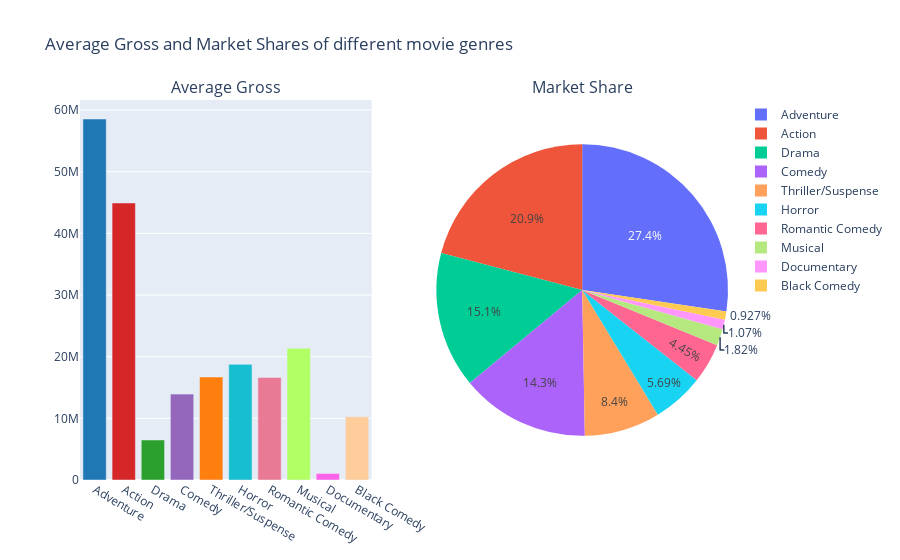

The notebook cell saved with this chart:
### Code cell
c = dict(zip(TopGenres["GENRES"].unique(), px.colors.qualitative.G10))
fig =  make_subplots(1, 2,  specs=[[{"type": "xy"},{"type": "domain"}]],subplot_titles=['Average Gross', 'Market Share'])
fig.add_trace(
go.Bar(x = TopGenres['GENRES'], y = TopGenres['AVERAGE GROSS'], showlegend = False, marker=dict(color=['#1f77b4','#d62728','#2ca02c','#9467bd','#ff7f0e','#17becf','#e97a96','#b1ff65','#ff63e9','#FFCD9B'])),1,1
)
fig.add_trace(
go.Pie(labels=TopGenres['GENRES'], values=TopGenres['MARKET SHARE']),1,2
)
fig.update_layout(title_text="Average Gross and Market Shares of different movie genres")
fig.show()

### Figure 1 — Plotly figure (JSON) as saved in the notebook; plotly's stock layout.template omitted (floating-point values rounded to 4 significant figures)
{"data": [{"marker": {"color": ["#1f77b4", "#d62728", "#2ca02c", "#9467bd", "#ff7f0e", "#17becf", "#e97a96", "#b1ff65", "#ff63e9", "#FFCD9B"]}, "showlegend": false, "type": "bar", "x": ["Adventure", "Action", "Drama", "Comedy", "Thriller/Suspense", "Horror", "Romantic Comedy", "Musical", "Documentary", "Black Comedy"], "xaxis": "x", "y": [58556748, 44936224, 6495013, 13932172, 16703374, 18757512, 16635118, 21363126, 1043277, 10260250], "yaxis": "y"}, {"domain": {"x": [0.55, 1], "y": [0, 1]}, "labels": ["Adventure", "Action", "Drama", "Comedy", "Thriller/Suspense", "Horror", "Romantic Comedy", "Musical", "Documentary", "Black Comedy"], "type": "pie", "values": [27.14, 20.75, 14.97, 14.17, 8.33, 5.65, 4.41, 1.81, 1.06, 0.92]}], "layout": {"annotations": [{"font": {"size": 16}, "showarrow": false, "text": "Average Gross", "x": 0.225, "xanchor": "center", "xref": "paper", "y": 1, "yanchor": "bottom", "yref": "paper"}, {"font": {"size": 16}, "showarrow": false, "text": "Market Share", "x": 0.775, "xanchor": "center", "xref": "paper", "y": 1, "yanchor": "bottom", "yref": "paper"}], "title": {"text": "Average Gross and Market Shares of different movie genres"}, "xaxis": {"anchor": "y", "domain": [0, 0.45]}, "yaxis": {"anchor": "x", "domain": [0, 1]}}}
